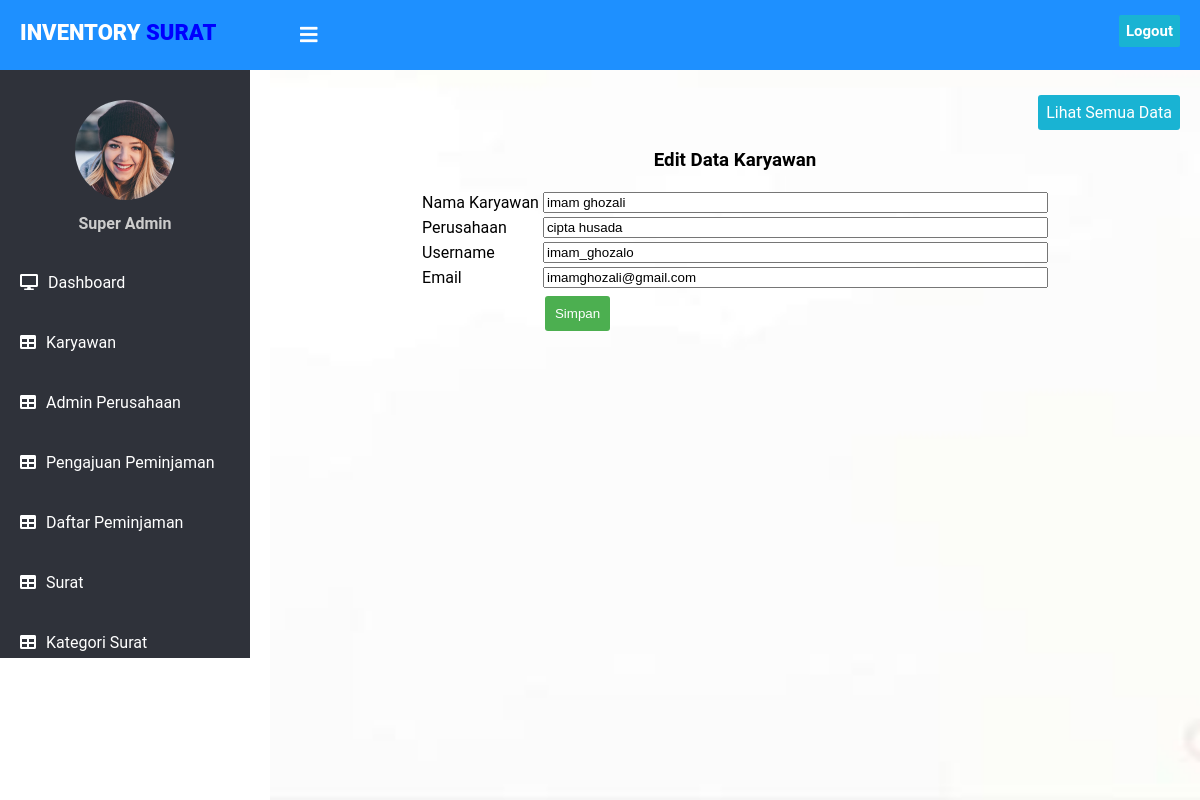
The app's page /superadmin/crud_karyawan/form_edit.php?id=1 with its own data.
### tables this page shows
CREATE TABLE `karyawan` (
  `id` int(11) NOT NULL,
  `nama_karyawan` varchar(50) NOT NULL,
  `perusahaan` varchar(50) NOT NULL,
  `username` varchar(50) NOT NULL,
  `password` varchar(100) NOT NULL,
  `email` varchar(50) NOT NULL
);

### superadmin/crud_karyawan/form_edit.php (the view, shortened to what this page needs)
<!DOCTYPE html>
<html lang="en" dir="ltr">
<head>
    <link rel="stylesheet" href="../admin/style.css">
    <link rel="stylesheet" href="https://cdnjs.cloudflare.com/ajax/libs/font-awesome/5.12.1/css/all.min.css">
</head>
<body>
    <header>
      <label for="check">
        <i class="fas fa-bars" id="sidebar_btn"></i>
      </label>
      <div class="left_area">
        <h3>Inventory <span>Surat</span></h3>
      </div>
      <div class="right_area">
        <a href="../logout.php" class="logout_btn">Logout</a>
      </div>
    </header>
    <div class="sidebar">
      <center>
        <img src="../admin/1.png" class="profile_image" alt="">
        <h4>Super Admin</h4>
      </center>
      <a href="../dashboard/index.php"><i class="fas fa-desktop"></i><span>Dashboard</span></a>
      <a href="index.php"><i class="fas fa-table"></i><span>Karyawan</span></a>
      <a href="../crud_admin/index.php"><i class="fas fa-table"></i><span>Admin Perusahaan</span></a>
      <a href="../pengajuan_peminjaman/index.php"><i class="fas fa-table"></i><span>Pengajuan Peminjaman</span></a>
      <a href="../daftar_peminjaman/index.php"><i class="fas fa-table"></i><span>Daftar Peminjaman</span></a>
      <a href="../crud_surat/index.php"><i class="fas fa-table"></i><span>Surat</span></a>
      <a href="../crud_kategori_surat/index.php"><i class="fas fa-table"></i><span>Kategori Surat</span></a>
    </div>
    <div class="content">
        <br/>
        <br/>
        <br/>
        <br/>
        <br/>
      <div class="button" align="right" >
        <a href="index.php" class="example_a" rel="nofollow noopener">Lihat Semua Data</a>
      </div>
    <h3 align="center">Edit Data Karyawan</h3>
    <form action="proses_edit.php" method="post">
      <?php
      include "../../koneksi.php";
      $id = $_GET['id'];
      $query = mysqli_query($koneksi, "SELECT * FROM karyawan WHERE id = '$id'") or die(mysqli_error($koneksi));
      $data = mysqli_fetch_array($query);
      ?>
      <table align="center">
        <tr>
          <td>Nama Karyawan</td>
          <td>
            <input type="text" size="60" name="nama_karyawan" value="<?php echo $data['nama_karyawan'] ?>" required>
          </td>
        </tr>
        <tr>
          <td>Perusahaan</td>
          <td>
            <input type="text" size="60" name="perusahaan" value="<?php echo $data['perusahaan'] ?>" required>
          </td>
        </tr>
        <tr>
          <td>Username</td>
          <td>
            <input type="text" size="60" name="username" value="<?php echo $data['username'] ?>" required>
          </td>
        </tr>
        <tr>
          <td>Email</td>
          <td>
            <input type="text" size="60" name="email" value="<?php echo $data['email'] ?>" required>
          </td>
        </tr>
          <td></td>
          <td><button class="simpan" type="submit">Simpan</button></td>
      </table>
    </form>
    </div>
</body>
</html>

### superadmin/admin/style.css (style rules this page uses)
body { margin: 0; padding: 0; font-family: "Roboto", sans-serif; }
header { position: fixed; background: #1E90FF; padding: 20px; width: 100%; height: 30px; }
.left_area h3 { color: #fff; margin: 0; text-transform: uppercase; font-size: 22px; font-weight: 900; }
.left_area span { color: #0000FF; }
.logout_btn { padding: 7px; background: #19B3D3; text-decoration: none; float: right; margin-top: -30px; margin-right: 40px; border-radius: 2px; font-size: 15px; font-weight: 600; color: #fff; transition: 0.5s; transition-property: background; }
.sidebar { background: #2f323a; margin-top: 70px; padding-top: 30px; padding-bottom : 30px; position: fixed; left: 0; width: 250px; height: 528px; transition: 0.5s; transition-property: left; overflow-y : scroll; }
.sidebar .profile_image { width: 100px; height: 100px; border-radius: 100px; margin-bottom: 10px; }
.sidebar h4 { color: #ccc; margin-top: 0; margin-bottom: 20px; }
.sidebar a { color: #fff; display: block; width: 100%; line-height: 60px; text-decoration: none; padding-left: 20px; box-sizing: border-box; transition: 0.5s; transition-property: background; }
.sidebar i { padding-right: 10px; }
label #sidebar_btn { z-index: 1; color: #fff; position: fixed; cursor: pointer; left: 300px; font-size: 20px; margin: 5px 0; transition: 0.5s; transition-property: color; }
.content { margin-left: 270px; background: url(background2.jpg) no-repeat; background-position: center; background-size: cover; height: 100vh; transition: 0.5s; }
.example_a { color: #fff !important; text-decoration: none; background: #19B3D3; padding: 8px; border-radius: 3px; display: inline-block; border: none; transition: all 0.4s ease 0s; }
.button { padding-right: 20px; }
.simpan { background-color: #4CAF50; border: none; color: white; padding: 10px ; text-decoration: none; margin: 4px 2px; cursor: pointer; border-radius: 3px; }

### records on screen
karyawan: nama_karyawan "imam ghozali", perusahaan "cipta husada", username "imam_ghozalo", email "imamghozali@gmail.com"
